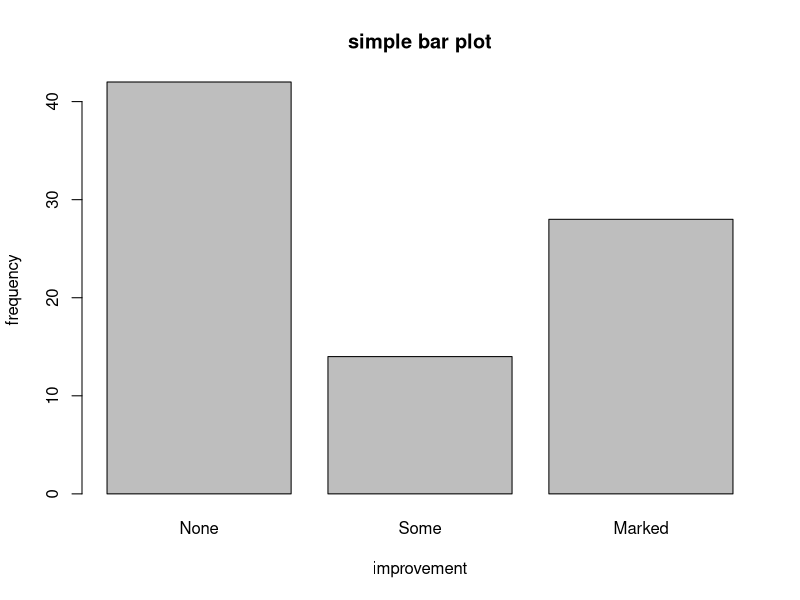
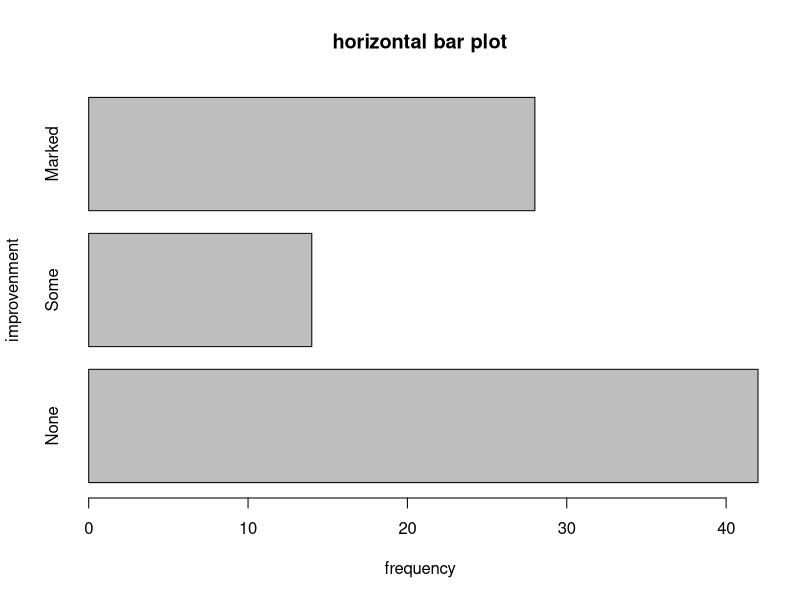
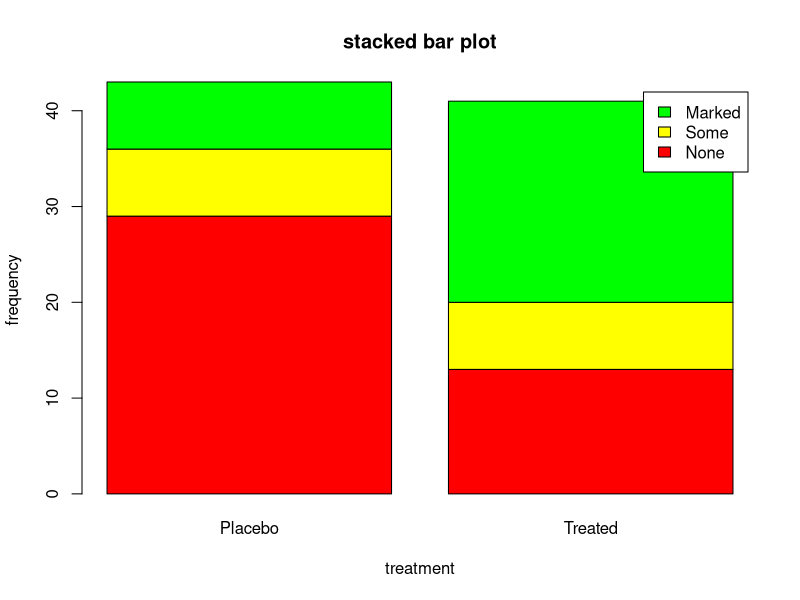
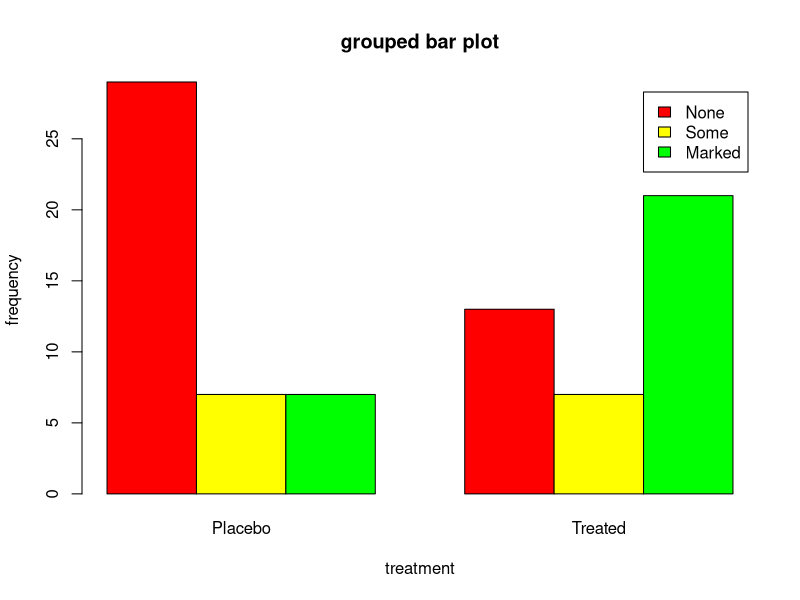
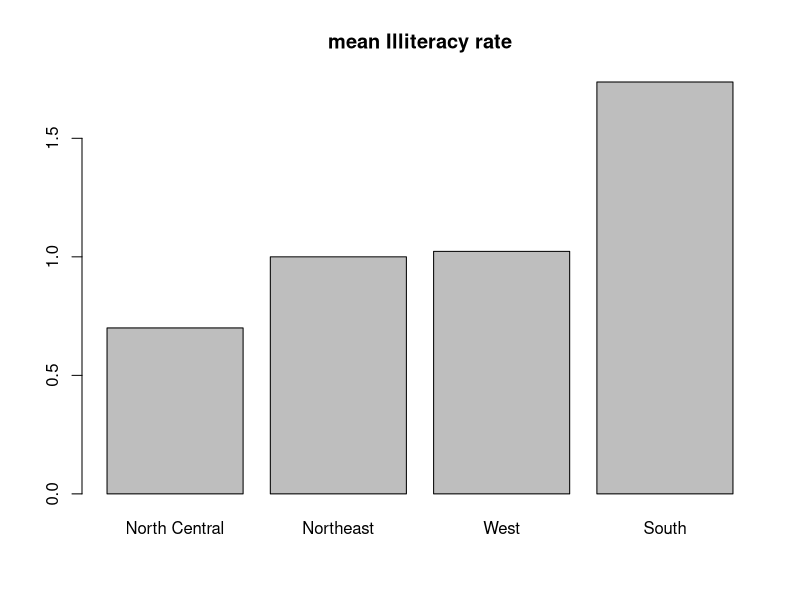
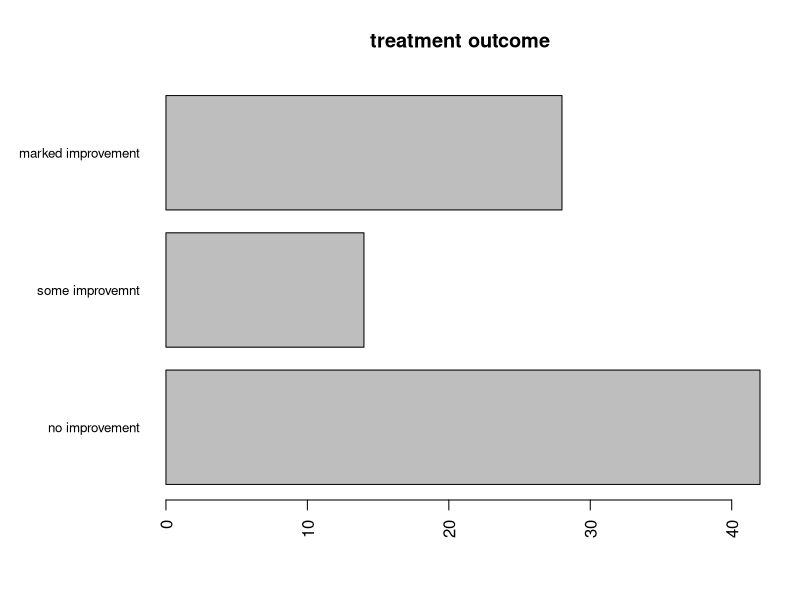
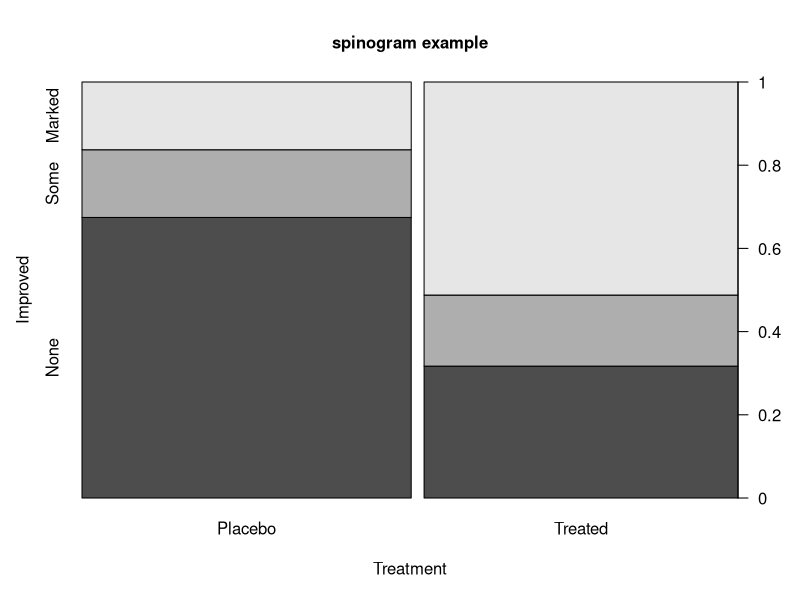
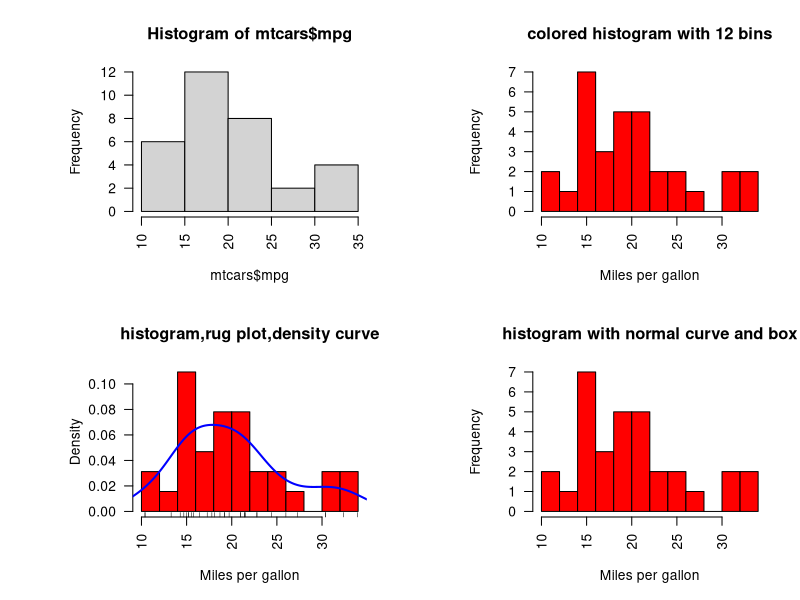

Write R code to recreate these figures, in order. (Note: this script raises an error after producing the figures.)
#6-基本绘图

#6.1 条形图：展示类别型变量的分布（频数）
#barplot(height):height是一个向量或一个矩阵

##install.packages("vcd")
library(vcd)
counts <- table(Arthritis$Improved) #table:统计频数
counts

#6.1.1 简单的条形图：若height是一个向量
##简单条形图
barplot(counts,
        main = "simple bar plot",
        xlab = "improvement",ylab = "frequency")
##水平条形图
barplot(counts,
        main = "horizontal bar plot",
        xlab = "frequency",ylab = "improvenment",
        horiz = TRUE)
##main:添加图形标题；xlab和ylab分别添加x轴和y轴标签；horiz = TRUE生成水平条形图

#6.1.2 堆砌条形图和分组条形图:若height是一个矩阵而不是一个向量

counts <- table(Arthritis$Improved,Arthritis$Treatment)
counts
## 堆砌条形图
## beside=FALSE(默认)，矩阵中的每一列都生成图中的一个条形，各列中的值将堆砌成子条
barplot(counts,
        main = "stacked bar plot",
        xlab = "treatment",ylab = "frequency",
        col = c("red","yellow","green"),
        legend = rownames(counts))

## 分组条形图
## beside=TRUE，矩阵中的每一列都表示一个分组，各列中的值将并列而不是堆砌
barplot(counts,
        main = "grouped bar plot",
        xlab = "treatment",ylab = "frequency",
        col = c("red","yellow","green"),
        legend = rownames(counts),beside = TRUE)
##legend.txt参数为图例提供了各条形的标签

#6.1.3 均值条形图
states <- data.frame(state.region,state.x77)
head(states)
means <- aggregate(states$Illiteracy,by=list(state.region),FUN=mean) #aggregate:整合数据（5）
means <- means[order(means$x),] #将均值从小到大排序
barplot(means$x,names.arg = means$Group.1) #names.arg = means$Group.1为了展示标签
title("mean Illiteracy rate") #添加标题，与main选项是等价的

#6.1.4 条形图的微调
## par()函数让R德默认图形做出大量修改（第三章）
## cex.names:减小字号，将其指定为小于1的值可以缩小标签的大小
## names.arg允许指定一个字符向量作为条形的标签名

par(mar=c(5,8,4,2)) #增加y边界的大小
par(las=2)          #旋转条形的标签
counts <- table(Arthritis$Improved)
barplot(counts,
        main = "treatment outcome",
        horiz = TRUE,
        cex.names = 0.8, #缩小字体大小，让标签更适合
        names.arg = c("no improvement","some improvemnt","marked improvement")) #修改标签文本

#6.1.5 棘状图：spine()
## 棘状图对堆砌条形图进行了重缩放，每个条形的高度均为1，每一段的高度即表示比例
library(vcd)
attach(Arthritis)
counts <- table(Treatment,Improved)
spine(counts,main = "spinogram example")
detach(Arthritis)

# 6.3 直方图
##freq=FALSE:根据概率密度而不是频数绘制图形
##breads：用于控制组的数量
par(mfrow=c(2,2))
hist(mtcars$mpg)
hist(mtcars$mpg,breaks = 12,col = "red",xlab = "Miles per gallon",main = "colored histogram with 12 bins")

hist(mtcars$mpg,freq=FALSE,breaks = 12,col = "red",xlab = "Miles per gallon",main = "histogram,rug plot,density curve")
rug(jitter(mtcars$mpg))
lines(density(mtcars$mpg),col="blue",lwd=2)

x <- mtcars$mpg
h <- hist(x,
          breaks = 12,
          col = "red",
          xlab = "Miles per gallon",
          main = "histogram with normal curve and box")
xfit <- seq(min(x),max(x),length=40)
yfit <- dnrom(xfit,mean=mean(x),sd=sd(x))
yfit <- yfit * diff(h$mids[1:2]) * length(x)
lines(xfit,yfit,col="blue",lwd=2)
box()


#6.5 箱线图
boxplot(mtcars$mpg,main="box plot",ylab="miles per gallon")

#boxplot(formula,data = dataframe)
#formula: 
#y~A:将为类别型变量A的每个值并列的生成数值型变量y的箱线图
#y~A*B:将为类别型变量A和B所有水平的两两组合生成数值型变量y的箱线图

mtcars
boxplot(mpg ~ cyl,data = mtcars,
        main = "car mileage data",
        xlab = "number of cylinders",
        ylab = "miles per callon")

boxplot(mpg~cyl,data = mtcars,
        notch=TRUE,       #得到含凹槽的箱线图
        varwidth=TRUE,    #使箱线图的宽度与其样本大小成正比
        col="red",
        main="car mileage data",
        xlab = "number of cylinders",
        ylab = "miles per gallon")

##多个分组因子绘制箱线图
mtcars$cyl.f <- factor(mtcars$cyl,levels = c(4,6,8),labels = c("4","6","8"))
mtcars$am.f <- factor(mtcars$am,levels = c(0,1),labels = c("auto","standard"))
boxplot(mpg ~ am.f*cyl.f,
        data = mtcars,
        varwidth=TRUE,
        col = c("gold","darkgreen"),
        main="MPG distribution by aotu type",
        xlab = "auto type",ylab = "miles per gallon")






#table（）函数
z <- c(1,2,2,4,2,7,1,1)
z1 <- table(z)
z1 
summary(z1)





























